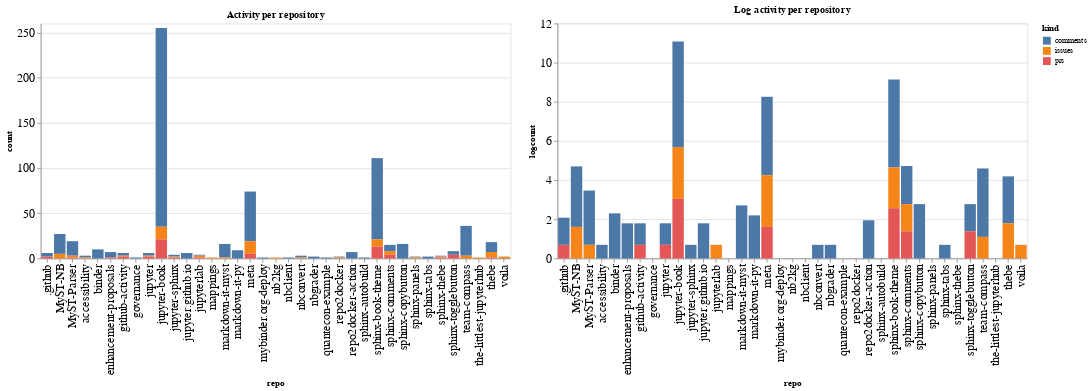

Here is the notebook cell this chart was saved with:
### Code cell
ch1 = alt.Chart(repo_summaries, width=600, title="Activity per repository").mark_bar().encode(
    x='repo',
    y='count',
    color='kind',
    tooltip="kind"
)

ch2 = alt.Chart(repo_summaries, width=600, title="Log activity per repository").mark_bar().encode(
    x='repo',
    y='logcount',
    color='kind',
    tooltip="kind"
)

ch1 | ch2

### Figure 1 — Vega-Lite specification as saved in the notebook (floating-point values rounded to 4 significant figures)
{"config": {"axisLeft": {"labelFontSize": 15}, "axisBottom": {"labelFontSize": 15}}, "hconcat": [{"mark": "bar", "encoding": {"color": {"type": "nominal", "field": "kind"}, "tooltip": {"type": "nominal", "field": "kind"}, "x": {"type": "nominal", "field": "repo"}, "y": {"type": "quantitative", "field": "count"}}, "title": "Activity per repository", "width": 600}, {"mark": "bar", "encoding": {"color": {"type": "nominal", "field": "kind"}, "tooltip": {"type": "nominal", "field": "kind"}, "x": {"type": "nominal", "field": "repo"}, "y": {"type": "quantitative", "field": "logcount"}}, "title": "Log activity per repository", "width": 600}], "data": {"name": "data-2cb791f8ebdfa43a99c07a68ba91efd3"}, "$schema": "https://vega.github.io/schema/vega-lite/v4.8.1.json", "datasets": {"data-2cb791f8ebdfa43a99c07a68ba91efd3": [{"repo": ".github", "kind": "comments", "count": 4, "logcount": 1.386}, {"repo": ".github", "kind": "prs", "count": 2, "logcount": 0.6931}, {"repo": "MyST-NB", "kind": "comments", "count": 22, "logcount": 3.091}, {"repo": "MyST-NB", "kind": "issues", "count": 5, "logcount": 1.609}, {"repo": "MyST-Parser", "kind": "comments", "count": 16, "logcount": 2.773}, {"repo": "MyST-Parser", "kind": "issues", "count": 2, "logcount": 0.6931}, {"repo": "MyST-Parser", "kind": "prs", "count": 1, "logcount": 0.0}, {"repo": "accessibility", "kind": "comments", "count": 2, "logcount": 0.6931}, {"repo": "accessibility", "kind": "issues", "count": 1, "logcount": 0.0}, {"repo": "binder", "kind": "comments", "count": 10, "logcount": 2.303}, {"repo": "enhancement-proposals", "kind": "comments", "count": 6, "logcount": 1.792}, {"repo": "enhancement-proposals", "kind": "prs", "count": 1, "logcount": 0.0}, {"repo": "github-activity", "kind": "comments", "count": 3, "logcount": 1.099}, {"repo": "github-activity", "kind": "issues", "count": 1, "logcount": 0.0}, {"repo": "github-activity", "kind": "prs", "count": 2, "logcount": 0.6931}, {"repo": "governance", "kind": "comments", "count": 1, "logcount": 0.0}, {"repo": "jupyter", "kind": "comments", "count": 3, "logcount": 1.099}, {"repo": "jupyter", "kind": "issues", "count": 1, "logcount": 0.0}, {"repo": "jupyter", "kind": "prs", "count": 2, "logcount": 0.6931}, {"repo": "jupyter-book", "kind": "comments", "count": 220, "logcount": 5.394}, {"repo": "jupyter-book", "kind": "issues", "count": 14, "logcount": 2.639}, {"repo": "jupyter-book", "kind": "prs", "count": 21, "logcount": 3.045}, {"repo": "jupyter-sphinx", "kind": "comments", "count": 2, "logcount": 0.6931}, {"repo": "jupyter-sphinx", "kind": "issues", "count": 1, "logcount": 0.0}, {"repo": "jupyter-sphinx", "kind": "prs", "count": 1, "logcount": 0.0}, {"repo": "jupyter.github.io", "kind": "comments", "count": 6, "logcount": 1.792}, {"repo": "jupyterlab", "kind": "comments", "count": 1, "logcount": 0.0}, {"repo": "jupyterlab", "kind": "issues", "count": 2, "logcount": 0.6931}, {"repo": "jupyterlab", "kind": "prs", "count": 1, "logcount": 0.0}, {"repo": "mappings", "kind": "issues", "count": 1, "logcount": 0.0}, {"repo": "markdown-it-myst", "kind": "comments", "count": 15, "logcount": 2.708}, {"repo": "markdown-it-myst", "kind": "issues", "count": 1, "logcount": 0.0}, {"repo": "markdown-it-py", "kind": "comments", "count": 9, "logcount": 2.197}, {"repo": "meta", "kind": "comments", "count": 55, "logcount": 4.007}, {"repo": "meta", "kind": "issues", "count": 14, "logcount": 2.639}, {"repo": "meta", "kind": "prs", "count": 5, "logcount": 1.609}, {"repo": "mybinder.org-deploy", "kind": "comments", "count": 1, "logcount": 0.0}, {"repo": "nb2kg", "kind": "issues", "count": 1, "logcount": 0.0}, {"repo": "nbclient", "kind": "comments", "count": 1, "logcount": 0.0}, {"repo": "nbconvert", "kind": "comments", "count": 2, "logcount": 0.6931}, {"repo": "nbconvert", "kind": "issues", "count": 1, "logcount": 0.0}, {"repo": "nbgrader", "kind": "comments", "count": 2, "logcount": 0.6931}, {"repo": "quantecon-example", "kind": "comments", "count": 1, "logcount": 0.0}, {"repo": "repo2docker", "kind": "comments", "count": 1, "logcount": 0.0}, {"repo": "repo2docker", "kind": "issues", "count": 1, "logcount": 0.0}, {"repo": "repo2docker-action", "kind": "comments", "count": 7, "logcount": 1.946}, {"repo": "sphinx-autobuild", "kind": "comments", "count": 1, "logcount": 0.0}, {"repo": "sphinx-book-theme", "kind": "comments", "count": 90, "logcount": 4.5}, {"repo": "sphinx-book-theme", "kind": "issues", "count": 8, "logcount": 2.079}, {"repo": "sphinx-book-theme", "kind": "prs", "count": 13, "logcount": 2.565}, {"repo": "sphinx-comments", "kind": "comments", "count": 7, "logcount": 1.946}, {"repo": "sphinx-comments", "kind": "issues", "count": 4, "logcount": 1.386}, {"repo": "sphinx-comments", "kind": "prs", "count": 4, "logcount": 1.386}, {"repo": "sphinx-copybutton", "kind": "comments", "count": 16, "logcount": 2.773}, {"repo": "sphinx-panels", "kind": "comments", "count": 1, "logcount": 0.0}, {"repo": "sphinx-panels", "kind": "issues", "count": 1, "logcount": 0.0}, {"repo": "sphinx-tabs", "kind": "comments", "count": 2, "logcount": 0.6931}, {"repo": "sphinx-thebe", "kind": "comments", "count": 1, "logcount": 0.0}, {"repo": "sphinx-thebe", "kind": "issues", "count": 1, "logcount": 0.0}, {"repo": "sphinx-thebe", "kind": "prs", "count": 1, "logcount": 0.0}, {"repo": "sphinx-togglebutton", "kind": "comments", "count": 4, "logcount": 1.386}, {"repo": "sphinx-togglebutton", "kind": "prs", "count": 4, "logcount": 1.386}, {"repo": "team-compass", "kind": "comments", "count": 33, "logcount": 3.497}, {"repo": "team-compass", "kind": "issues", "count": 3, "logcount": 1.099}, {"repo": "the-littlest-jupyterhub", "kind": "issues", "count": 1, "logcount": 0.0}, {"repo": "thebe", "kind": "comments", "count": 11, "logcount": 2.398}, {"repo": "thebe", "kind": "issues", "count": 6, "logcount": 1.792}, {"repo": "thebe", "kind": "prs", "count": 1, "logcount": 0.0}, {"repo": "voila", "kind": "issues", "count": 2, "logcount": 0.6931}]}}
